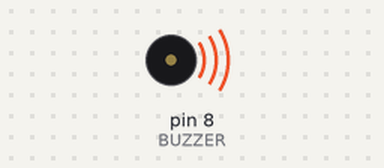
Simulated run of this sketch. Board: Arduino Uno, built with avr-gcc and run on an emulated ATmega328P. On the bench: buzzer (waves = sounding).

Above: at 0.05 s.
Timing chart, 0 to 3.0 s (numbered marks = the images above):
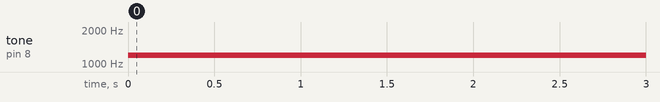

The sketch:

BIPRAFA3.ino
```cpp
int BUZZER = 8;
void setup (){
  pinMode (BUZZER, OUTPUT);
}

void loop(){
    tone(BUZZER, 1200,500);
  delay(500);

}
```

Measured:
- by itself, tone on pin 8 (BUZZER): silent → 1200 Hz at 0.00 s
